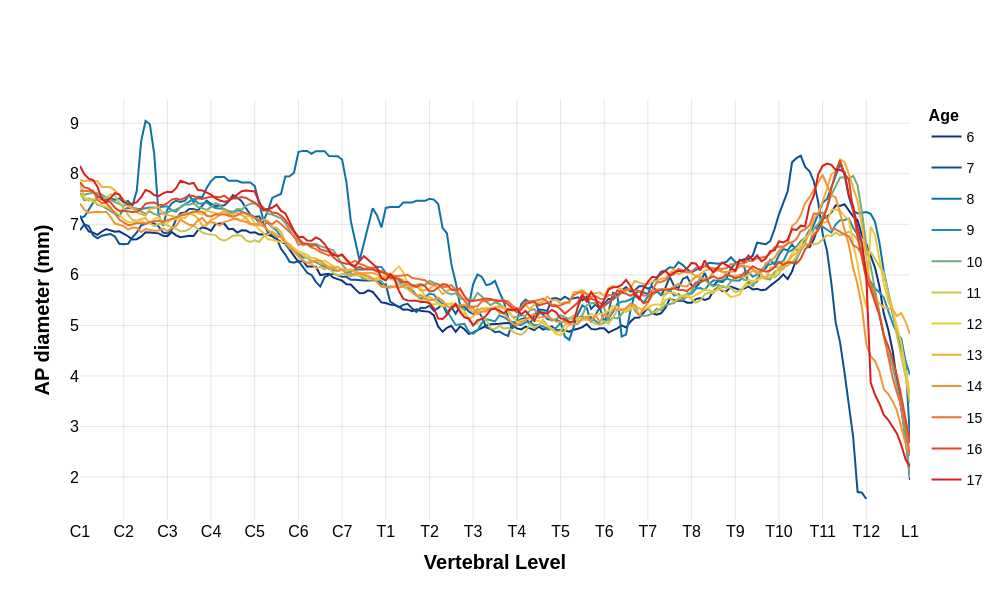
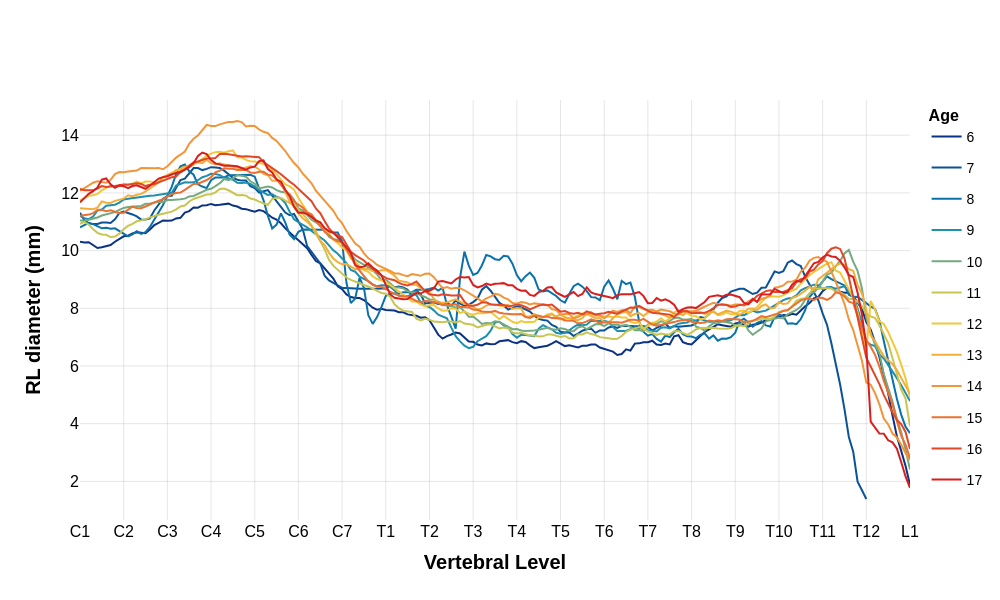

Notebook cell for these charts, in order:
### Markdown cell above
#### 2.2 Female

### Code cell
plot_morphometrics(morphometrics_df, 'AP_diameter', 'AP diameter (mm)', sex='F')
plot_morphometrics(morphometrics_df, 'RL_diameter', 'RL diameter (mm)', sex='F')

### Figure 1 — Plotly figure (JSON) as saved in the notebook; plotly's stock layout.template omitted (floating-point values rounded to 4 significant figures; data arrays with more than 128 entries replaced by an {"elided": "..."} marker saying what was removed)
{"data": [{"legendgroup": "Age 6", "line": {"color": "rgb(12, 51, 131)", "width": 2}, "marker": {"size": 6}, "mode": "lines", "name": "6", "type": "scatter", "x": {"elided": "191 float values"}, "y": {"elided": "191 float values"}}, {"legendgroup": "Age 7", "line": {"color": "rgb(11, 82, 151)", "width": 2}, "marker": {"size": 6}, "mode": "lines", "name": "7", "type": "scatter", "x": {"elided": "181 float values"}, "y": {"elided": "181 float values"}}, {"legendgroup": "Age 8", "line": {"color": "rgb(11, 113, 171)", "width": 2}, "marker": {"size": 6}, "mode": "lines", "name": "8", "type": "scatter", "x": {"elided": "191 float values"}, "y": {"elided": "191 float values"}}, {"legendgroup": "Age 9", "line": {"color": "rgb(31, 143, 174)", "width": 2}, "marker": {"size": 6}, "mode": "lines", "name": "9", "type": "scatter", "x": {"elided": "191 float values"}, "y": {"elided": "191 float values"}}, {"legendgroup": "Age 10", "line": {"color": "rgb(115, 170, 127)", "width": 2}, "marker": {"size": 6}, "mode": "lines", "name": "10", "type": "scatter", "x": {"elided": "191 float values"}, "y": {"elided": "191 float values"}}, {"legendgroup": "Age 11", "line": {"color": "rgb(200, 197, 80)", "width": 2}, "marker": {"size": 6}, "mode": "lines", "name": "11", "type": "scatter", "x": {"elided": "191 float values"}, "y": {"elided": "191 float values"}}, {"legendgroup": "Age 12", "line": {"color": "rgb(242, 199, 56)", "width": 2}, "marker": {"size": 6}, "mode": "lines", "name": "12", "type": "scatter", "x": {"elided": "191 float values"}, "y": {"elided": "191 float values"}}, {"legendgroup": "Age 13", "line": {"color": "rgb(242, 174, 56)", "width": 2}, "marker": {"size": 6}, "mode": "lines", "name": "13", "type": "scatter", "x": {"elided": "191 float values"}, "y": {"elided": "191 float values"}}, {"legendgroup": "Age 14", "line": {"color": "rgb(242, 149, 56)", "width": 2}, "marker": {"size": 6}, "mode": "lines", "name": "14", "type": "scatter", "x": {"elided": "191 float values"}, "y": {"elided": "191 float values"}}, {"legendgroup": "Age 15", "line": {"color": "rgb(235, 112, 49)", "width": 2}, "marker": {"size": 6}, "mode": "lines", "name": "15", "type": "scatter", "x": {"elided": "191 float values"}, "y": {"elided": "191 float values"}}, {"legendgroup": "Age 16", "line": {"color": "rgb(226, 71, 39)", "width": 2}, "marker": {"size": 6}, "mode": "lines", "name": "16", "type": "scatter", "x": {"elided": "191 float values"}, "y": {"elided": "191 float values"}}, {"legendgroup": "Age 17", "line": {"color": "rgb(217, 30, 30)", "width": 2}, "marker": {"size": 6}, "mode": "lines", "name": "17", "type": "scatter", "x": {"elided": "191 float values"}, "y": {"elided": "191 float values"}}], "layout": {"height": 600, "legend": {"font": {"color": "black", "family": "Arial", "size": 14}, "title": {"font": {"color": "black", "family": "Arial", "size": 16, "weight": "bold"}, "text": "Age"}}, "title": {"text": " "}, "width": 1000, "xaxis": {"gridcolor": "rgba(0, 0, 0, 0.1)", "tickangle": 0, "tickcolor": "black", "tickfont": {"color": "black", "family": "Arial", "size": 16}, "tickmode": "array", "ticktext": ["C1", "C2", "C3", "C4", "C5", "C6", "C7", "T1", "T2", "T3", "T4", "T5", "T6", "T7", "T8", "T9", "T10", "T11", "T12", "L1"], "tickvals": [1, 2, 3, 4, 5, 6, 7, 8, 9, 10, 11, 12, 13, 14, 15, 16, 17, 18, 19, 20], "title": {"font": {"color": "black", "family": "Arial", "size": 20, "weight": "bold"}, "text": "Vertebral Level"}}, "yaxis": {"gridcolor": "rgba(0, 0, 0, 0.1)", "tickcolor": "black", "tickfont": {"color": "black", "family": "Arial", "size": 16}, "title": {"font": {"color": "black", "family": "Arial", "size": 20, "weight": "bold"}, "text": "AP diameter (mm)"}}}}

### Figure 2 — Plotly figure (JSON) as saved in the notebook; plotly's stock layout.template omitted (floating-point values rounded to 4 significant figures; data arrays with more than 128 entries replaced by an {"elided": "..."} marker saying what was removed)
{"data": [{"legendgroup": "Age 6", "line": {"color": "rgb(12, 51, 131)", "width": 2}, "marker": {"size": 6}, "mode": "lines", "name": "6", "type": "scatter", "x": {"elided": "191 float values"}, "y": {"elided": "191 float values"}}, {"legendgroup": "Age 7", "line": {"color": "rgb(11, 82, 151)", "width": 2}, "marker": {"size": 6}, "mode": "lines", "name": "7", "type": "scatter", "x": {"elided": "181 float values"}, "y": {"elided": "181 float values"}}, {"legendgroup": "Age 8", "line": {"color": "rgb(11, 113, 171)", "width": 2}, "marker": {"size": 6}, "mode": "lines", "name": "8", "type": "scatter", "x": {"elided": "191 float values"}, "y": {"elided": "191 float values"}}, {"legendgroup": "Age 9", "line": {"color": "rgb(31, 143, 174)", "width": 2}, "marker": {"size": 6}, "mode": "lines", "name": "9", "type": "scatter", "x": {"elided": "191 float values"}, "y": {"elided": "191 float values"}}, {"legendgroup": "Age 10", "line": {"color": "rgb(115, 170, 127)", "width": 2}, "marker": {"size": 6}, "mode": "lines", "name": "10", "type": "scatter", "x": {"elided": "191 float values"}, "y": {"elided": "191 float values"}}, {"legendgroup": "Age 11", "line": {"color": "rgb(200, 197, 80)", "width": 2}, "marker": {"size": 6}, "mode": "lines", "name": "11", "type": "scatter", "x": {"elided": "191 float values"}, "y": {"elided": "191 float values"}}, {"legendgroup": "Age 12", "line": {"color": "rgb(242, 199, 56)", "width": 2}, "marker": {"size": 6}, "mode": "lines", "name": "12", "type": "scatter", "x": {"elided": "191 float values"}, "y": {"elided": "191 float values"}}, {"legendgroup": "Age 13", "line": {"color": "rgb(242, 174, 56)", "width": 2}, "marker": {"size": 6}, "mode": "lines", "name": "13", "type": "scatter", "x": {"elided": "191 float values"}, "y": {"elided": "191 float values"}}, {"legendgroup": "Age 14", "line": {"color": "rgb(242, 149, 56)", "width": 2}, "marker": {"size": 6}, "mode": "lines", "name": "14", "type": "scatter", "x": {"elided": "191 float values"}, "y": {"elided": "191 float values"}}, {"legendgroup": "Age 15", "line": {"color": "rgb(235, 112, 49)", "width": 2}, "marker": {"size": 6}, "mode": "lines", "name": "15", "type": "scatter", "x": {"elided": "191 float values"}, "y": {"elided": "191 float values"}}, {"legendgroup": "Age 16", "line": {"color": "rgb(226, 71, 39)", "width": 2}, "marker": {"size": 6}, "mode": "lines", "name": "16", "type": "scatter", "x": {"elided": "191 float values"}, "y": {"elided": "191 float values"}}, {"legendgroup": "Age 17", "line": {"color": "rgb(217, 30, 30)", "width": 2}, "marker": {"size": 6}, "mode": "lines", "name": "17", "type": "scatter", "x": {"elided": "191 float values"}, "y": {"elided": "191 float values"}}], "layout": {"height": 600, "legend": {"font": {"color": "black", "family": "Arial", "size": 14}, "title": {"font": {"color": "black", "family": "Arial", "size": 16, "weight": "bold"}, "text": "Age"}}, "title": {"text": " "}, "width": 1000, "xaxis": {"gridcolor": "rgba(0, 0, 0, 0.1)", "tickangle": 0, "tickcolor": "black", "tickfont": {"color": "black", "family": "Arial", "size": 16}, "tickmode": "array", "ticktext": ["C1", "C2", "C3", "C4", "C5", "C6", "C7", "T1", "T2", "T3", "T4", "T5", "T6", "T7", "T8", "T9", "T10", "T11", "T12", "L1"], "tickvals": [1, 2, 3, 4, 5, 6, 7, 8, 9, 10, 11, 12, 13, 14, 15, 16, 17, 18, 19, 20], "title": {"font": {"color": "black", "family": "Arial", "size": 20, "weight": "bold"}, "text": "Vertebral Level"}}, "yaxis": {"gridcolor": "rgba(0, 0, 0, 0.1)", "tickcolor": "black", "tickfont": {"color": "black", "family": "Arial", "size": 16}, "title": {"font": {"color": "black", "family": "Arial", "size": 20, "weight": "bold"}, "text": "RL diameter (mm)"}}}}
